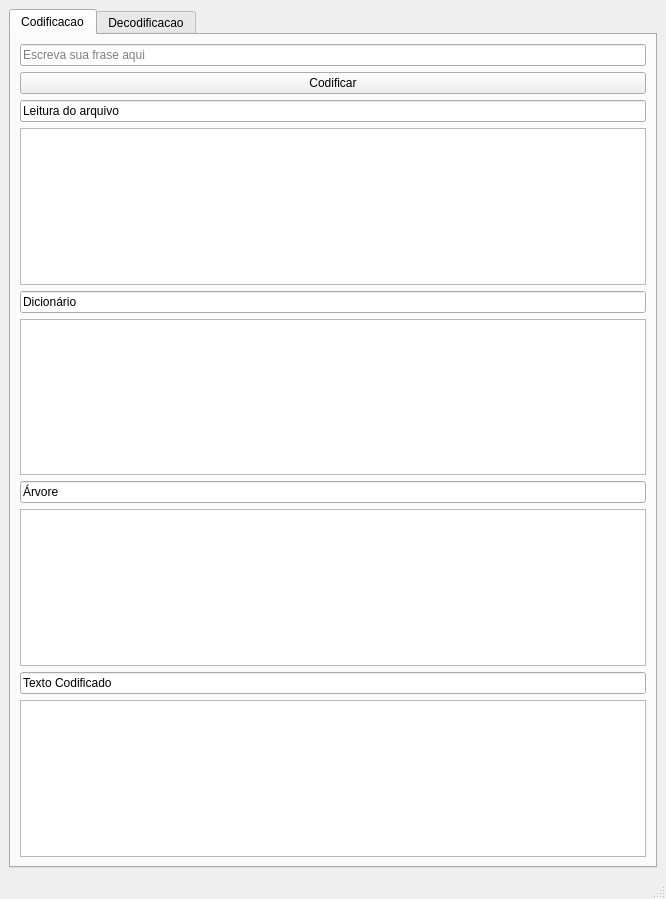
<?xml version="1.0" encoding="UTF-8"?>
<ui version="4.0">
 <class>MainWindow</class>
 <widget class="QMainWindow" name="MainWindow">
  <property name="geometry">
   <rect>
    <x>0</x>
    <y>0</y>
    <width>666</width>
    <height>899</height>
   </rect>
  </property>
  <property name="windowTitle">
   <string>MainWindow</string>
  </property>
  <widget class="QWidget" name="centralwidget">
   <layout class="QVBoxLayout" name="verticalLayout_3">
    <item>
     <widget class="QTabWidget" name="Codificacao">
      <property name="currentIndex">
       <number>0</number>
      </property>
      <widget class="QWidget" name="tab_3">
       <attribute name="title">
        <string>Codificacao</string>
       </attribute>
       <layout class="QVBoxLayout" name="verticalLayout">
        <item>
         <widget class="QLineEdit" name="entrada">
          <property name="statusTip">
           <string extracomment="Escreva a frase aqui"/>
          </property>
          <property name="placeholderText">
           <string>Escreva sua frase aqui</string>
          </property>
         </widget>
        </item>
        <item>
         <widget class="QPushButton" name="botaoCodificar">
          <property name="text">
           <string>Codificar</string>
          </property>
         </widget>
        </item>
        <item>
         <widget class="QLineEdit" name="lineEdit">
          <property name="text">
           <string>Leitura do arquivo</string>
          </property>
          <property name="readOnly">
           <bool>true</bool>
          </property>
         </widget>
        </item>
        <item>
         <widget class="QListWidget" name="criarArvore">
          <property name="wordWrap">
           <bool>true</bool>
          </property>
         </widget>
        </item>
        <item>
         <widget class="QLineEdit" name="lineEdit_3">
          <property name="text">
           <string>Dicionário</string>
          </property>
          <property name="readOnly">
           <bool>true</bool>
          </property>
         </widget>
        </item>
        <item>
         <widget class="QListWidget" name="Linha1"/>
        </item>
        <item>
         <widget class="QLineEdit" name="lineEdit_2">
          <property name="text">
           <string>Árvore</string>
          </property>
          <property name="readOnly">
           <bool>true</bool>
          </property>
         </widget>
        </item>
        <item>
         <widget class="QListWidget" name="tree">
          <property name="wordWrap">
           <bool>true</bool>
          </property>
         </widget>
        </item>
        <item>
         <widget class="QLineEdit" name="lineEdit_4">
          <property name="text">
           <string>Texto Codificado</string>
          </property>
          <property name="readOnly">
           <bool>true</bool>
          </property>
         </widget>
        </item>
        <item>
         <widget class="QPlainTextEdit" name="textoCodificado">
          <property name="readOnly">
           <bool>true</bool>
          </property>
          <property name="plainText">
           <string/>
          </property>
         </widget>
        </item>
       </layout>
      </widget>
      <widget class="QWidget" name="tab_4">
       <attribute name="title">
        <string>Decodificacao</string>
       </attribute>
       <layout class="QVBoxLayout" name="verticalLayout_2">
        <item>
         <widget class="QLineEdit" name="entrada2">
          <property name="placeholderText">
           <string>Escreva a frase em huffman aqui</string>
          </property>
         </widget>
        </item>
        <item>
         <widget class="QPushButton" name="botaoDecodificar">
          <property name="text">
           <string>Decodificar</string>
          </property>
         </widget>
        </item>
        <item>
         <widget class="QLineEdit" name="lineEdit_6">
          <property name="text">
           <string>Árvore de Huffman</string>
          </property>
         </widget>
        </item>
        <item>
         <widget class="QListWidget" name="novaArvore"/>
        </item>
        <item>
         <widget class="QLineEdit" name="lineEdit_5">
          <property name="text">
           <string>Frase original</string>
          </property>
         </widget>
        </item>
        <item>
         <widget class="QTextEdit" name="fraseOriginal">
          <property name="readOnly">
           <bool>true</bool>
          </property>
         </widget>
        </item>
       </layout>
      </widget>
     </widget>
    </item>
   </layout>
  </widget>
  <widget class="QMenuBar" name="menubar">
   <property name="geometry">
    <rect>
     <x>0</x>
     <y>0</y>
     <width>666</width>
     <height>22</height>
    </rect>
   </property>
  </widget>
  <widget class="QStatusBar" name="statusbar"/>
 </widget>
 <tabstops>
  <tabstop>botaoCodificar</tabstop>
 </tabstops>
 <resources/>
 <connections/>
</ui>
